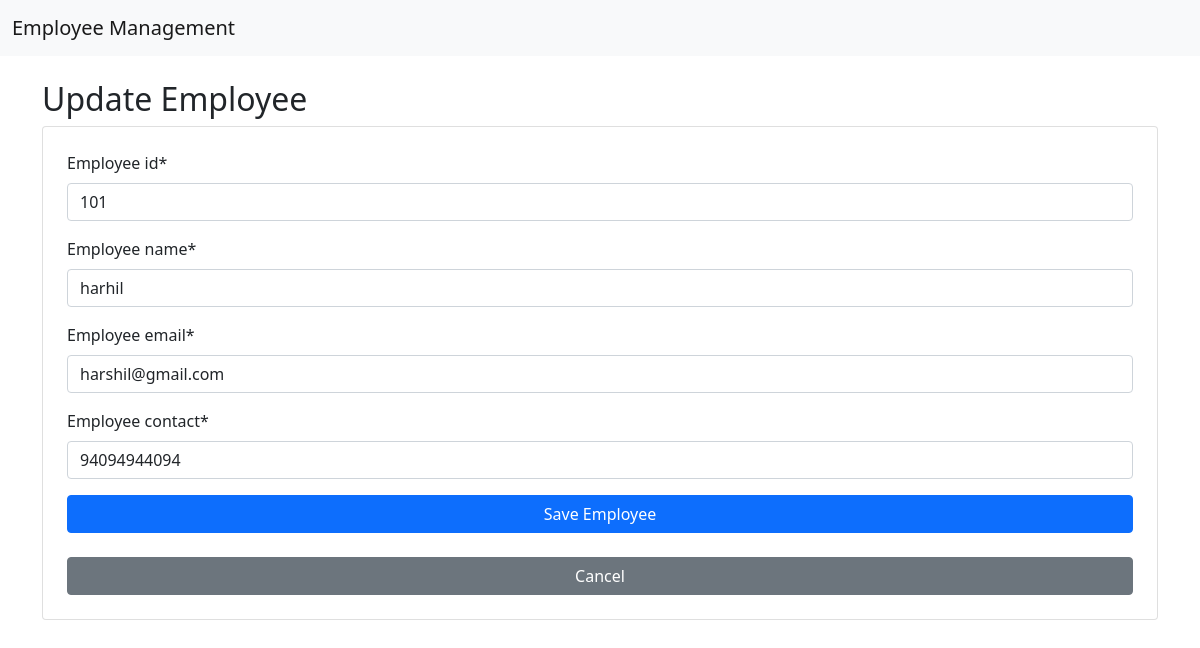
The app's page /update/2/ with its own data.
### employee/models.py (models this page shows, shortened)
class Employee(models.Model):
    employee_id = models.CharField(max_length=20)
    employee_name = models.CharField(max_length=100)
    employee_email = models.EmailField()
    employee_contact = models.CharField(max_length=20)

### employee/views.py (the view)
# urls.py: path('update/<int:pk>/', update_employee, name="update"),
def update_employee(request, pk):
    employee = Employee.objects.get(id=pk)
    if request.method == 'POST':
        form = EmployeeForm(request.POST, instance=employee)
        if form.is_valid():
            form.save()
            return redirect('list')
    else:
        form = EmployeeForm(instance=employee)
    return render(request, 'update.html', {'form':form})

### employee/forms.py
class EmployeeForm(forms.ModelForm):
    class Meta:
        model = Employee
        fields = '__all__'

### employee/templates/update.html (shortened to what this page needs)
{% extends "base.html" %} {%block title%}Create Employee {%endblock%}
{%block content%}
{%load crispy_forms_tags%}
<h2> Update Employee</h2>
<form method="POST" class="form-group card p-4">
    {{form | crispy}}
    <button type="submit" class="btn btn-primary">Save Employee</button><br />
    <a href={%url 'list' %} class="btn btn-secondary">Cancel</a>
</form>
{%endblock%}

### records on screen
Employee: employee_id "101", employee_name "harhil", employee_email "harshil@gmail.com", employee_contact "94094944094"
